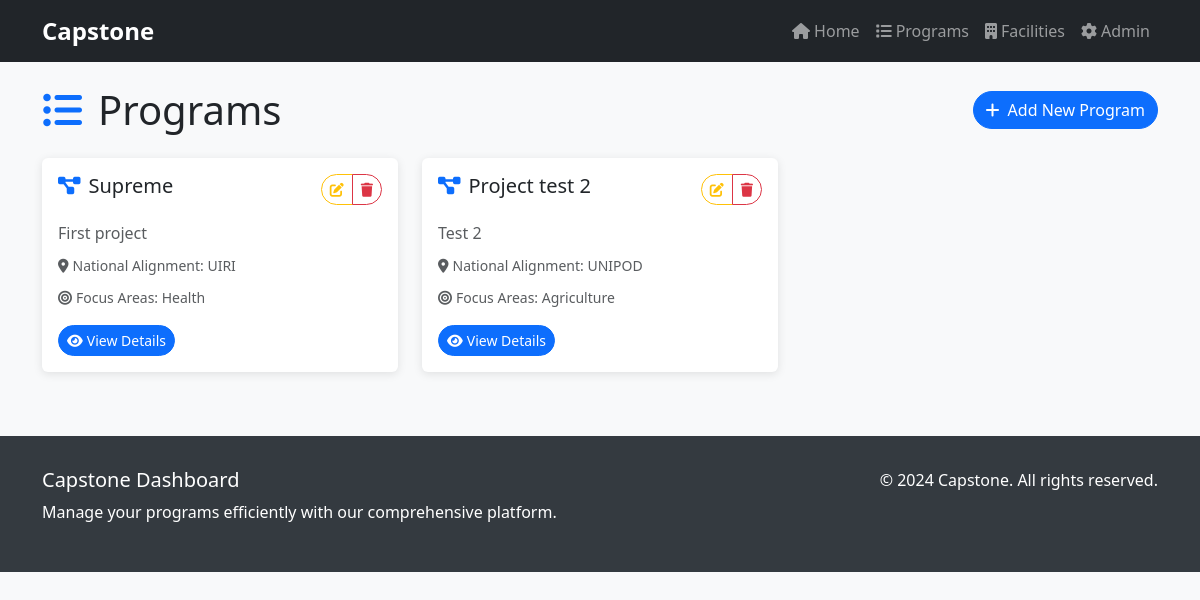
Screenshot of /programs/ with the database file from the repository.
### core/models.py (models this page shows, shortened)
class Program(models.Model):
    program_id = models.CharField(max_length=10, unique=True, blank=True, null=True)
    name = models.CharField(max_length=200)
    description = models.TextField()
    national_alignment = models.CharField(max_length=255, choices=NATIONAL_ALIGNMENT_CHOICES, blank=True, null=True)
    focus_areas = models.CharField(max_length=255, choices=FOCUS_AREAS_CHOICES, help_text="Comma-separated list of domains")
    phases = models.CharField(max_length=255, choices=PHASES_CHOICES, help_text="Comma-separated list of phases")

### core/views.py (the view)
# urls.py: path('programs/', views.ProgramListView.as_view(), name='program_list'),
class ProgramListView(ListView):
    model = Program
    template_name = "core/program_list.html"
    context_object_name = "programs"

### core/templates/core/program_list.html (shortened to what this page needs)
{% extends "core/base.html" %}
{% block content %}
  <div class="d-flex justify-content-between align-items-center mb-4">
    <h1 class="mb-0"><i class="fas fa-list-ul me-3 text-primary"></i>Programs</h1>
    <a href="{% url 'program_create' %}" class="btn btn-primary">
      <i class="fas fa-plus me-2"></i>Add New Program
    </a>
  </div>
  {% if programs %}
    <div class="row g-4">
      {% for program in programs %}
        <div class="col-lg-6 col-xl-4">
          <div class="card h-100">
            <div class="card-body">
              <div class="d-flex justify-content-between align-items-start mb-3">
                <h5 class="card-title mb-0">
                  <i class="fas fa-project-diagram me-2 text-primary"></i>{{ program.name }}
                </h5>
                <div class="btn-group" role="group">
                  <a href="{% url 'program_update' program.pk %}" class="btn btn-sm btn-outline-warning" title="Edit">
                    <i class="fas fa-edit"></i>
                  </a>
                  <a href="{% url 'program_delete' program.pk %}" class="btn btn-sm btn-outline-danger" title="Delete">
                    <i class="fas fa-trash"></i>
                  </a>
                </div>
              </div>
              {% if program.description %}
                <p class="card-text text-muted mb-2">{{ program.description|truncatechars:100 }}</p>
              {% endif %}
              {% if program.national_alignment %}
                <div class="mb-2">
                  <small class="text-muted">
                    <i class="fas fa-map-marker-alt me-1"></i>National Alignment: {{ program.national_alignment }}
                  </small>
                </div>
              {% endif %}
              {% if program.focus_areas %}
                <div class="mb-3">
                  <small class="text-muted">
                    <i class="fas fa-bullseye me-1"></i>Focus Areas: {{ program.focus_areas|truncatechars:50 }}
                  </small>
                </div>
              {% endif %}
              <a href="{% url 'program_detail' program.pk %}" class="btn btn-primary btn-sm">
                <i class="fas fa-eye me-1"></i>View Details
              </a>
            </div>
          </div>
        </div>
      {% endfor %}
    </div>
  {% endif %}
{% endblock %}

### core/templates/core/base.html (style rules this page uses)
.card { transition: transform 0.2s; border: none; box-shadow: 0 2px 10px rgba(0,0,0,0.1); }
.btn { border-radius: 25px; font-weight: 500; }

### rows the page displays
Program: name "Supreme", description "First project", national_alignment "UIRI", focus_areas "Health"
Program: name "Project test 2", description "Test 2", national_alignment "UNIPOD", focus_areas "Agriculture"
